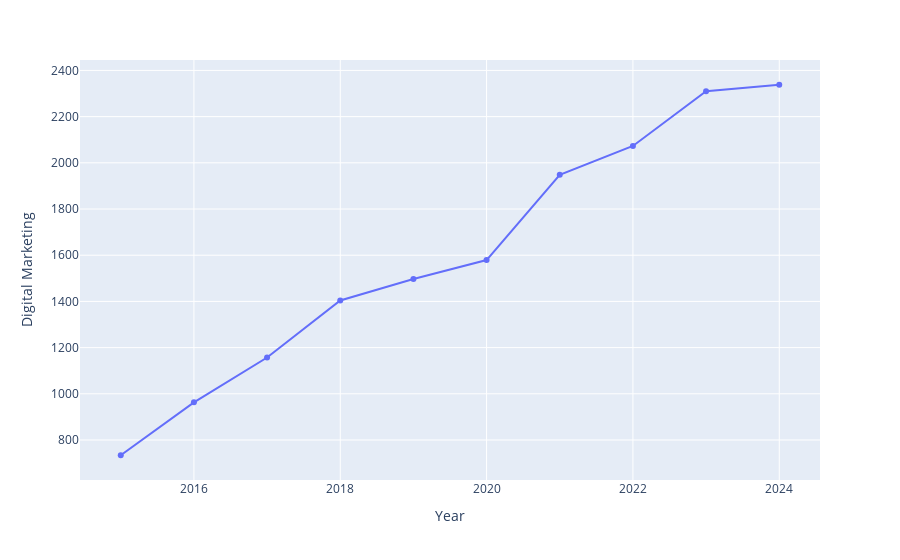

Notebook code cell kept with this figure:
### Code cell
fig = px.line(enrollment , x = 'Year' , y = 'Digital Marketing',markers=True)

fig.show()

### Figure 1 — Plotly figure (JSON) as saved in the notebook; plotly's stock layout.template omitted (floating-point values rounded to 4 significant figures)
{"data": [{"hovertemplate": "Year=%{x}<br>Digital Marketing=%{y}<extra></extra>", "legendgroup": "", "line": {"color": "#636efa", "dash": "solid"}, "marker": {"symbol": "circle"}, "mode": "lines+markers", "name": "", "orientation": "v", "showlegend": false, "type": "scatter", "x": [2015, 2016, 2017, 2018, 2019, 2020, 2021, 2022, 2023, 2024], "xaxis": "x", "y": [734, 963, 1157, 1404, 1497, 1579, 1948, 2073, 2310, 2338], "yaxis": "y"}], "layout": {"legend": {"tracegroupgap": 0}, "margin": {"t": 60}, "xaxis": {"anchor": "y", "domain": [0, 1], "title": {"text": "Year"}}, "yaxis": {"anchor": "x", "domain": [0, 1], "title": {"text": "Digital Marketing"}}}}
